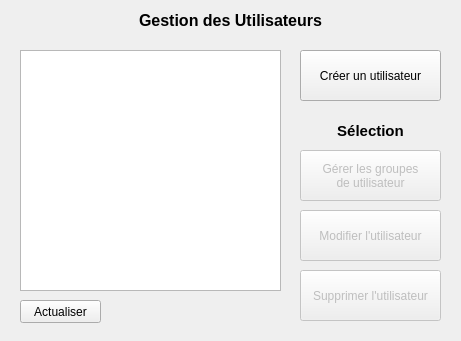
<?xml version="1.0" encoding="UTF-8"?>
<ui version="4.0">
 <class>GestionUtilisateurs</class>
 <widget class="QDialog" name="GestionUtilisateurs">
  <property name="geometry">
   <rect>
    <x>0</x>
    <y>0</y>
    <width>461</width>
    <height>341</height>
   </rect>
  </property>
  <property name="minimumSize">
   <size>
    <width>461</width>
    <height>341</height>
   </size>
  </property>
  <property name="maximumSize">
   <size>
    <width>461</width>
    <height>341</height>
   </size>
  </property>
  <property name="windowTitle">
   <string>Gestionnaire de Mots de passe - Gestion des utilisateurs</string>
  </property>
  <widget class="QLabel" name="titrePage">
   <property name="geometry">
    <rect>
     <x>20</x>
     <y>10</y>
     <width>421</width>
     <height>21</height>
    </rect>
   </property>
   <property name="font">
    <font>
     <pointsize>12</pointsize>
     <weight>75</weight>
     <bold>true</bold>
    </font>
   </property>
   <property name="text">
    <string>Gestion des Utilisateurs</string>
   </property>
   <property name="alignment">
    <set>Qt::AlignCenter</set>
   </property>
  </widget>
  <widget class="QStackedWidget" name="stackedWidget">
   <property name="geometry">
    <rect>
     <x>10</x>
     <y>40</y>
     <width>441</width>
     <height>291</height>
    </rect>
   </property>
   <property name="currentIndex">
    <number>0</number>
   </property>
   <widget class="QWidget" name="page1">
    <widget class="QPushButton" name="supprimer">
     <property name="enabled">
      <bool>false</bool>
     </property>
     <property name="geometry">
      <rect>
       <x>290</x>
       <y>230</y>
       <width>141</width>
       <height>51</height>
      </rect>
     </property>
     <property name="text">
      <string>Supprimer l'utilisateur</string>
     </property>
    </widget>
    <widget class="QPushButton" name="creer">
     <property name="geometry">
      <rect>
       <x>290</x>
       <y>10</y>
       <width>141</width>
       <height>51</height>
      </rect>
     </property>
     <property name="text">
      <string>Créer un utilisateur</string>
     </property>
    </widget>
    <widget class="QListWidget" name="listeUtilisateurs">
     <property name="geometry">
      <rect>
       <x>10</x>
       <y>10</y>
       <width>261</width>
       <height>241</height>
      </rect>
     </property>
    </widget>
    <widget class="QPushButton" name="modifier">
     <property name="enabled">
      <bool>false</bool>
     </property>
     <property name="geometry">
      <rect>
       <x>290</x>
       <y>170</y>
       <width>141</width>
       <height>51</height>
      </rect>
     </property>
     <property name="text">
      <string>Modifier l'utilisateur</string>
     </property>
    </widget>
    <widget class="QLabel" name="titreSelection">
     <property name="geometry">
      <rect>
       <x>290</x>
       <y>80</y>
       <width>141</width>
       <height>21</height>
      </rect>
     </property>
     <property name="font">
      <font>
       <pointsize>11</pointsize>
       <weight>75</weight>
       <bold>true</bold>
       <underline>false</underline>
      </font>
     </property>
     <property name="text">
      <string>Sélection</string>
     </property>
     <property name="alignment">
      <set>Qt::AlignCenter</set>
     </property>
    </widget>
    <widget class="QPushButton" name="gererGroupes">
     <property name="enabled">
      <bool>false</bool>
     </property>
     <property name="geometry">
      <rect>
       <x>290</x>
       <y>110</y>
       <width>141</width>
       <height>51</height>
      </rect>
     </property>
     <property name="text">
      <string>Gérer les groupes
de utilisateur</string>
     </property>
    </widget>
    <widget class="QPushButton" name="actualiser">
     <property name="geometry">
      <rect>
       <x>10</x>
       <y>260</y>
       <width>81</width>
       <height>23</height>
      </rect>
     </property>
     <property name="text">
      <string>Actualiser</string>
     </property>
    </widget>
   </widget>
   <widget class="QWidget" name="page2">
    <widget class="QLabel" name="titreCreerModifier">
     <property name="geometry">
      <rect>
       <x>10</x>
       <y>10</y>
       <width>221</width>
       <height>21</height>
      </rect>
     </property>
     <property name="font">
      <font>
       <pointsize>11</pointsize>
       <weight>75</weight>
       <bold>true</bold>
      </font>
     </property>
     <property name="text">
      <string>Créer|Modifier un utilisateur</string>
     </property>
    </widget>
    <widget class="QLineEdit" name="nom">
     <property name="geometry">
      <rect>
       <x>130</x>
       <y>60</y>
       <width>113</width>
       <height>20</height>
      </rect>
     </property>
    </widget>
    <widget class="QLineEdit" name="identifiant">
     <property name="geometry">
      <rect>
       <x>130</x>
       <y>90</y>
       <width>113</width>
       <height>20</height>
      </rect>
     </property>
    </widget>
    <widget class="QLineEdit" name="motdepasse">
     <property name="geometry">
      <rect>
       <x>130</x>
       <y>120</y>
       <width>113</width>
       <height>20</height>
      </rect>
     </property>
     <property name="echoMode">
      <enum>QLineEdit::Password</enum>
     </property>
    </widget>
    <widget class="QCheckBox" name="administrateur">
     <property name="geometry">
      <rect>
       <x>130</x>
       <y>150</y>
       <width>91</width>
       <height>17</height>
      </rect>
     </property>
     <property name="text">
      <string>Administrateur</string>
     </property>
    </widget>
    <widget class="QLabel" name="labelNom">
     <property name="geometry">
      <rect>
       <x>30</x>
       <y>60</y>
       <width>71</width>
       <height>16</height>
      </rect>
     </property>
     <property name="text">
      <string>Nom complet :</string>
     </property>
    </widget>
    <widget class="QLabel" name="labelIdentifiant">
     <property name="geometry">
      <rect>
       <x>30</x>
       <y>90</y>
       <width>61</width>
       <height>16</height>
      </rect>
     </property>
     <property name="text">
      <string>Identifiant :</string>
     </property>
    </widget>
    <widget class="QLabel" name="labelMotDePasse">
     <property name="geometry">
      <rect>
       <x>30</x>
       <y>120</y>
       <width>71</width>
       <height>16</height>
      </rect>
     </property>
     <property name="text">
      <string>Mot de passe :</string>
     </property>
    </widget>
    <widget class="QPushButton" name="validerUtilisateur">
     <property name="geometry">
      <rect>
       <x>310</x>
       <y>60</y>
       <width>75</width>
       <height>23</height>
      </rect>
     </property>
     <property name="text">
      <string>Valider</string>
     </property>
    </widget>
    <widget class="QPushButton" name="annulerUtilisateur">
     <property name="geometry">
      <rect>
       <x>310</x>
       <y>90</y>
       <width>75</width>
       <height>23</height>
      </rect>
     </property>
     <property name="text">
      <string>Annuler</string>
     </property>
    </widget>
   </widget>
   <widget class="QWidget" name="page3">
    <widget class="QLabel" name="titreGererGroupes">
     <property name="geometry">
      <rect>
       <x>10</x>
       <y>10</y>
       <width>141</width>
       <height>21</height>
      </rect>
     </property>
     <property name="font">
      <font>
       <pointsize>11</pointsize>
       <weight>75</weight>
       <bold>true</bold>
      </font>
     </property>
     <property name="text">
      <string>Gérer les groupes</string>
     </property>
    </widget>
    <widget class="QListWidget" name="groupes">
     <property name="geometry">
      <rect>
       <x>10</x>
       <y>70</y>
       <width>181</width>
       <height>211</height>
      </rect>
     </property>
    </widget>
    <widget class="QListWidget" name="groupesUtilisateur">
     <property name="geometry">
      <rect>
       <x>250</x>
       <y>70</y>
       <width>181</width>
       <height>181</height>
      </rect>
     </property>
    </widget>
    <widget class="QLabel" name="labelGroupes">
     <property name="geometry">
      <rect>
       <x>10</x>
       <y>50</y>
       <width>91</width>
       <height>16</height>
      </rect>
     </property>
     <property name="text">
      <string>Liste des groupes</string>
     </property>
    </widget>
    <widget class="QLabel" name="labelGroupesUtilisateur">
     <property name="geometry">
      <rect>
       <x>250</x>
       <y>50</y>
       <width>111</width>
       <height>16</height>
      </rect>
     </property>
     <property name="text">
      <string>Groupes de l'utilisateur</string>
     </property>
    </widget>
    <widget class="QPushButton" name="ajouterGroupe">
     <property name="geometry">
      <rect>
       <x>200</x>
       <y>140</y>
       <width>41</width>
       <height>23</height>
      </rect>
     </property>
     <property name="text">
      <string>&gt;</string>
     </property>
    </widget>
    <widget class="QPushButton" name="enleverGroupe">
     <property name="geometry">
      <rect>
       <x>200</x>
       <y>180</y>
       <width>41</width>
       <height>23</height>
      </rect>
     </property>
     <property name="text">
      <string>&lt;</string>
     </property>
    </widget>
    <widget class="QPushButton" name="validerGroupes">
     <property name="geometry">
      <rect>
       <x>250</x>
       <y>260</y>
       <width>86</width>
       <height>23</height>
      </rect>
     </property>
     <property name="text">
      <string>Valider</string>
     </property>
    </widget>
    <widget class="QPushButton" name="annulerGroupes">
     <property name="geometry">
      <rect>
       <x>345</x>
       <y>260</y>
       <width>86</width>
       <height>23</height>
      </rect>
     </property>
     <property name="text">
      <string>Annuler</string>
     </property>
    </widget>
    <widget class="QLabel" name="labelUtilisateur">
     <property name="geometry">
      <rect>
       <x>250</x>
       <y>10</y>
       <width>181</width>
       <height>21</height>
      </rect>
     </property>
     <property name="font">
      <font>
       <pointsize>10</pointsize>
       <weight>50</weight>
       <bold>false</bold>
      </font>
     </property>
     <property name="text">
      <string>Utilisateur</string>
     </property>
    </widget>
   </widget>
  </widget>
 </widget>
 <tabstops>
  <tabstop>creer</tabstop>
  <tabstop>listeUtilisateurs</tabstop>
  <tabstop>actualiser</tabstop>
  <tabstop>gererGroupes</tabstop>
  <tabstop>modifier</tabstop>
  <tabstop>supprimer</tabstop>
  <tabstop>nom</tabstop>
  <tabstop>identifiant</tabstop>
  <tabstop>motdepasse</tabstop>
  <tabstop>administrateur</tabstop>
  <tabstop>validerUtilisateur</tabstop>
  <tabstop>annulerUtilisateur</tabstop>
  <tabstop>groupes</tabstop>
  <tabstop>ajouterGroupe</tabstop>
  <tabstop>enleverGroupe</tabstop>
  <tabstop>groupesUtilisateur</tabstop>
  <tabstop>validerGroupes</tabstop>
  <tabstop>annulerGroupes</tabstop>
 </tabstops>
 <resources/>
 <connections/>
</ui>
